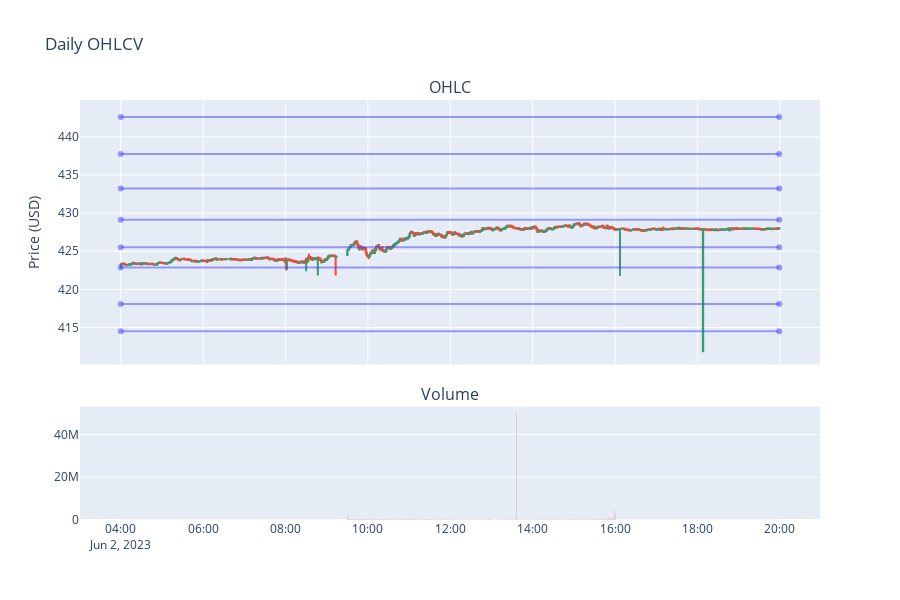

The cell this chart's notebook holds for it:
### Code cell
fig = make_subplots(rows=2, cols=1, shared_xaxes=True, vertical_spacing=0.1, subplot_titles=('OHLC', 'Volume'),
                    row_width=[0.3, 0.7])

fig.add_trace(go.Candlestick(x=intraday_stock_data.index, open=intraday_stock_data['Open'],
                                     high=intraday_stock_data['High'], low=intraday_stock_data['Low'],
                                     close=intraday_stock_data['Close'], showlegend=False), row=1, col=1)

fig.add_trace(go.Bar(x=intraday_stock_data.index, y=intraday_stock_data['Volume'], showlegend=False), row=2, col=1)

fig.update_layout(title="Daily OHLCV", yaxis_title="Price (USD)", width=900, height=600)
fig.update(layout_xaxis_rangeslider_visible=False)

qpls = nqprs * daily_stock_data['Adj Close'].iloc[-intraday_lookback-1]
qpls = list(zip(list(((qpls-intraday_stock_data['Adj Close'].iloc[-1])**2)**0.5),list(qpls)))

qpls.sort()

rx = [intraday_stock_data.index[0],intraday_stock_data.index[-1]]

qplc = {'color':'rgba(64,64,255,0.5)'}

# plot the 8 closest qpls to the current intraday price
for i in qpls[:8]: fig.add_trace(go.Line(x=rx,y=2*[i[1]],showlegend=False,line=qplc),row=1,col=1)

fig.show()

### Figure 1 — Plotly figure (JSON) as saved in the notebook; plotly's stock layout.template omitted (floating-point values rounded to 4 significant figures; data arrays with more than 128 entries replaced by an {"elided": "..."} marker saying what was removed)
{"data": [{"close": {"elided": "939 float values"}, "high": {"elided": "939 float values"}, "low": {"elided": "939 float values"}, "open": {"elided": "939 float values"}, "showlegend": false, "type": "candlestick", "x": {"elided": "939 str values"}, "xaxis": "x", "yaxis": "y"}, {"showlegend": false, "type": "bar", "x": {"elided": "939 str values"}, "xaxis": "x2", "y": {"elided": "939 int values"}, "yaxis": "y2"}, {"line": {"color": "rgba(64,64,255,0.5)"}, "showlegend": false, "type": "scatter", "x": ["2023-06-02T04:00:00-04:00", "2023-06-02T19:59:00-04:00"], "xaxis": "x", "y": [429.1, 429.1], "yaxis": "y"}, {"line": {"color": "rgba(64,64,255,0.5)"}, "showlegend": false, "type": "scatter", "x": ["2023-06-02T04:00:00-04:00", "2023-06-02T19:59:00-04:00"], "xaxis": "x", "y": [425.5, 425.5], "yaxis": "y"}, {"line": {"color": "rgba(64,64,255,0.5)"}, "showlegend": false, "type": "scatter", "x": ["2023-06-02T04:00:00-04:00", "2023-06-02T19:59:00-04:00"], "xaxis": "x", "y": [422.9, 422.9], "yaxis": "y"}, {"line": {"color": "rgba(64,64,255,0.5)"}, "showlegend": false, "type": "scatter", "x": ["2023-06-02T04:00:00-04:00", "2023-06-02T19:59:00-04:00"], "xaxis": "x", "y": [433.2, 433.2], "yaxis": "y"}, {"line": {"color": "rgba(64,64,255,0.5)"}, "showlegend": false, "type": "scatter", "x": ["2023-06-02T04:00:00-04:00", "2023-06-02T19:59:00-04:00"], "xaxis": "x", "y": [437.7, 437.7], "yaxis": "y"}, {"line": {"color": "rgba(64,64,255,0.5)"}, "showlegend": false, "type": "scatter", "x": ["2023-06-02T04:00:00-04:00", "2023-06-02T19:59:00-04:00"], "xaxis": "x", "y": [418.1, 418.1], "yaxis": "y"}, {"line": {"color": "rgba(64,64,255,0.5)"}, "showlegend": false, "type": "scatter", "x": ["2023-06-02T04:00:00-04:00", "2023-06-02T19:59:00-04:00"], "xaxis": "x", "y": [414.5, 414.5], "yaxis": "y"}, {"line": {"color": "rgba(64,64,255,0.5)"}, "showlegend": false, "type": "scatter", "x": ["2023-06-02T04:00:00-04:00", "2023-06-02T19:59:00-04:00"], "xaxis": "x", "y": [442.6, 442.6], "yaxis": "y"}], "layout": {"annotations": [{"font": {"size": 16}, "showarrow": false, "text": "OHLC", "x": 0.5, "xanchor": "center", "xref": "paper", "y": 1, "yanchor": "bottom", "yref": "paper"}, {"font": {"size": 16}, "showarrow": false, "text": "Volume", "x": 0.5, "xanchor": "center", "xref": "paper", "y": 0.27, "yanchor": "bottom", "yref": "paper"}], "height": 600, "title": {"text": "Daily OHLCV"}, "width": 900, "xaxis": {"anchor": "y", "domain": [0, 1], "matches": "x2", "rangeslider": {"visible": false}, "showticklabels": false}, "xaxis2": {"anchor": "y2", "domain": [0, 1]}, "yaxis": {"anchor": "x", "domain": [0.37, 1], "title": {"text": "Price (USD)"}}, "yaxis2": {"anchor": "x2", "domain": [0, 0.27]}}}
